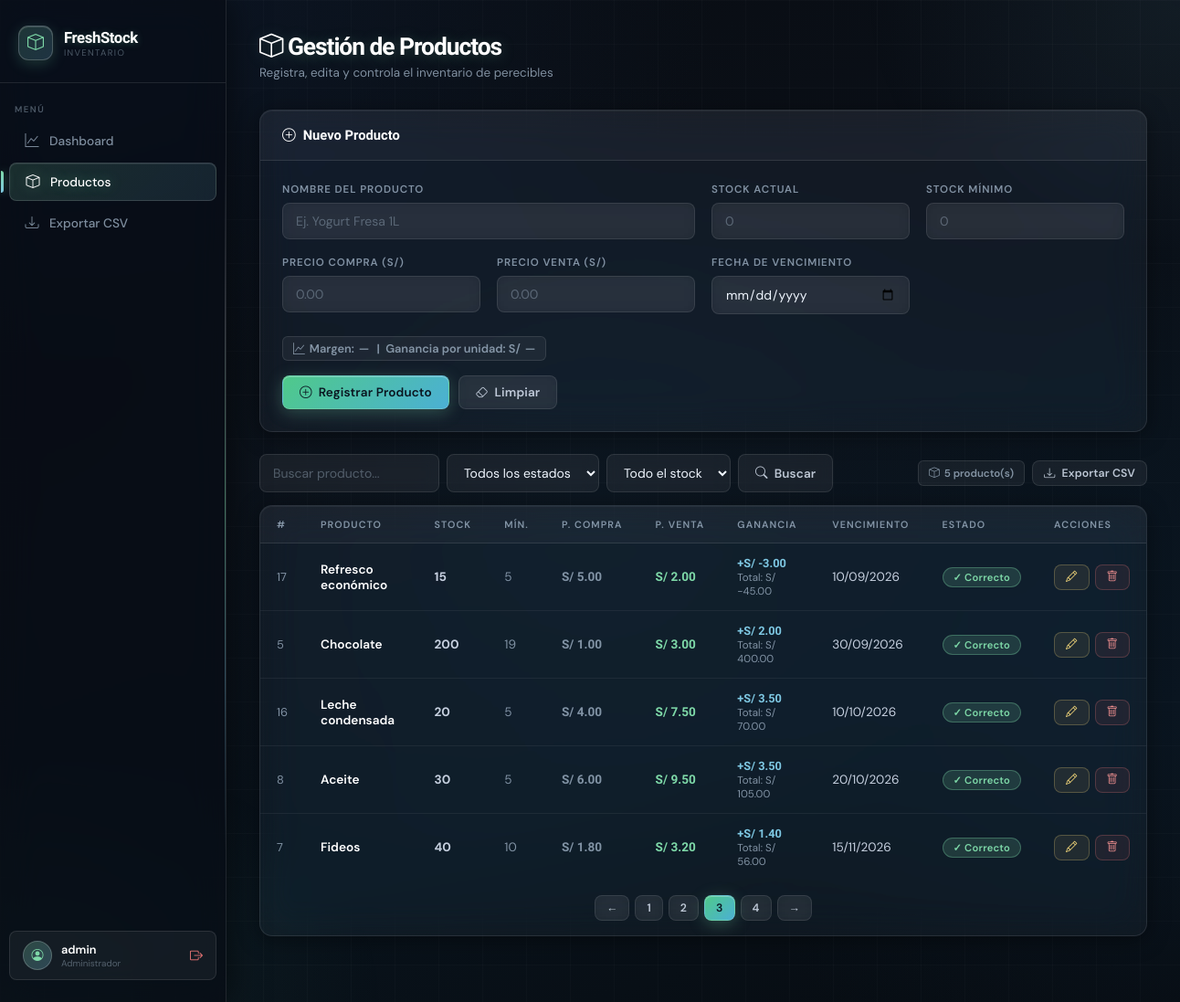
Page /freshStock/productos.php?page=3 (signed in) on the committed database.
### tables this page shows
CREATE TABLE `productos` (
  `id` int(11) NOT NULL,
  `nombre` varchar(100) NOT NULL,
  `stock` int(11) NOT NULL,
  `stock_min` int(11) NOT NULL DEFAULT 5,
  `precio_compra` decimal(10,2) NOT NULL,
  `precio_venta` decimal(10,2) NOT NULL,
  `fecha_vencimiento` date NOT NULL
);

### freshStock/productos.php (the view, shortened to what this page needs)
<?php
require 'conexion.php';
$editData  = null;
$filtro = trim($_GET['q'] ?? '');
$estadoFiltro = trim($_GET['estado'] ?? '');
$stockFiltro = trim($_GET['stock_filtro'] ?? '');
$stmt = $pdo->query("SELECT * FROM productos ORDER BY fecha_vencimiento ASC");
$productos = $stmt->fetchAll();
$productos = array_values($productos);
$porPagina = 5;
$totalProductos = count($productos);
$totalPaginas = ceil($totalProductos / $porPagina);
$paginaActual = isset($_GET['page']) ? (int)$_GET['page'] : 1;
$inicio = ($paginaActual - 1) * $porPagina;
$productos = array_slice($productos, $inicio, $porPagina);
?>
<!DOCTYPE html>
<html lang="es">
<head>
<link rel="stylesheet" href="css/style.css">
</head>
<body>
<aside class="sidebar">
  <div class="sidebar-brand">
    <div class="brand-icon"><i class="bi bi-box"></i></div>
    <div>
      <div class="brand-name">FreshStock</div>
      <div class="brand-sub">Inventario</div>
    </div>
  </div>
  <span class="nav-section">Menú</span>
  <a href="index.php"     class="nav-link"><span class="icon"><i class="bi bi-graph-up"></i></span> Dashboard</a>
  <a href="productos.php" class="nav-link active"><span class="icon"><i class="bi bi-box"></i></span> Productos</a>
  <a href="exportar.php"  class="nav-link"><span class="icon"><i class="bi bi-download"></i></span> Exportar CSV</a>
  <div class="sidebar-footer">
    <div class="user-pill">
      <div class="user-avatar"><i class="bi bi-person-circle"></i></div>
      <div class="user-info">
        <div class="user-name"><?= htmlspecialchars($_SESSION['usuario'], ENT_QUOTES, 'UTF-8') ?></div>
        <div class="user-role" style="cursor:pointer;transition:.2s" title="Clic para configurar contraseña" onclick="window.location.href='setup_password.php'">Administrador</div>
      </div>
      <a href="logout.php" class="logout-btn" title="Cerrar sesión"><i class="bi bi-box-arrow-right"></i></a>
    </div>
  </div>
</aside>
<main class="main">
  <div class="page-header">
    <h1 class="page-title"><i class="bi bi-box"></i> Gestión de Productos</h1>
    <p class="page-subtitle">Registra, edita y controla el inventario de perecibles</p>
  </div>
  <div class="section-card" style="margin-bottom:24px">
    <div class="section-head">
      <span class="section-title">
        <?= $editData ? '<i class="bi bi-pencil"></i> Editar Producto' : '<i class="bi bi-plus-circle"></i> Nuevo Producto' ?>
      </span>
    </div>
    <form method="POST" action="productos.php">
      <div class="form-grid">
        <div class="form-group" style="grid-column: span 2">
          <label for="nombre">Nombre del Producto</label>
          <input type="text" id="nombre" name="nombre" placeholder="Ej. Yogurt Fresa 1L"
                 value="<?= htmlspecialchars($editData['nombre'] ?? '', ENT_QUOTES, 'UTF-8') ?>" required maxlength="100">
        </div>
        <div class="form-group">
          <label for="stock">Stock Actual</label>
          <input type="number" id="stock" name="stock" min="0" placeholder="0"
                 value="<?= htmlspecialchars($editData['stock'] ?? '', ENT_QUOTES, 'UTF-8') ?>" required>
        </div>
        <div class="form-group">
          <label for="stock_min">Stock Mínimo</label>
          <input type="number" id="stock_min" name="stock_min" min="0" placeholder="0"
                 value="<?= htmlspecialchars($editData['stock_min'] ?? '', ENT_QUOTES, 'UTF-8') ?>" required>
        </div>
        <div class="form-group">
          <label for="precio_compra">Precio Compra (S/)</label>
          <input type="number" id="precio_compra" name="precio_compra" step="0.01" min="0.01" placeholder="0.00"
                 value="<?= htmlspecialchars($editData['precio_compra'] ?? '') ?>" required>
        </div>
        <div class="form-group">
          <label for="precio_venta">Precio Venta (S/)</label>
          <input type="number" id="precio_venta" name="precio_venta" step="0.01" min="0.01" placeholder="0.00"
                 value="<?= htmlspecialchars($editData['precio_venta'] ?? '') ?>" required>
        </div>
        <div class="form-group">
          <label for="fecha_vencimiento">Fecha de Vencimiento</label>
          <input type="date" id="fecha_vencimiento" name="fecha_vencimiento"
                 value="<?= htmlspecialchars($editData['fecha_vencimiento'] ?? '') ?>" required>
        </div>
      </div>
      <div style="padding: 0 24px 16px">
        <div class="stat-chip" id="ganancia-preview" style="font-size:.8rem">
          <i class="bi bi-graph-up"></i> Margen: <span id="margen-val">—</span> &nbsp;|&nbsp; Ganancia por unidad: S/ <span id="gain-unit">—</span>
        </div>
      </div>
      <div class="form-actions">
        <button type="submit" class="btn btn-primary">
          <?= $editData ? '<i class="bi bi-download"></i> Actualizar Producto' : '<i class="bi bi-plus-circle"></i> Registrar Producto' ?>
        </button>
        <?php if (!$editData): ?>
        <button type="reset" class="btn btn-ghost"><i class="bi bi-eraser"></i> Limpiar</button>
        <?php endif; ?>
      </div>
    </form>
  </div>
  <div style="display:flex;align-items:center;justify-content:space-between;margin-bottom:14px;gap:12px">
    <form method="GET" action="productos.php" style="display:flex;gap:8px;flex:1;max-width:620px">
      <input
        type="text"
        name="q"
        placeholder="Buscar producto..."
        value="<?= htmlspecialchars($filtro) ?>"
        style="flex:1"
      >
      <select name="estado" style="max-width:180px;min-height:42px" onchange="this.form.submit()">
        <option value="">Todos los estados</option>
      </select>
      <select name="stock_filtro" style="max-width:180px;min-height:42px" onchange="this.form.submit()">
        <option value="">Todo el stock</option>
      </select>
      <button type="submit" class="btn btn-ghost">
        <i class="bi bi-search"></i> Buscar
      </button>
    </form>
    <div class="stats-row">
      <span class="stat-chip"><i class="bi bi-box"></i> <?= count($productos) ?> producto(s)</span>
      <a href="exportar.php" class="btn btn-ghost btn-sm"><i class="bi bi-download"></i> Exportar CSV</a>
    </div>
  </div>
  <div class="section-card">
    <div class="tbl-wrap">
      <?php if (empty($productos)): ?>
        <div class="empty-state">
          <div class="empty-icon"><i class="bi bi-box" style="font-size: 2.5rem;"></i></div>
          <div class="empty-text">
            No hay productos registrados
            <?= $filtro ? ' para "' . htmlspecialchars($filtro) . '"' : '' ?>
            <?= $estadoFiltro ? ' con el estado seleccionado' : '' ?>
            <?= $stockFiltro ? ' con el filtro de stock seleccionado' : '' ?>.
          </div>
        </div>
      <?php else: ?>
      <table>
        <thead>
          <tr>
            <th>#</th>
            <th>Producto</th>
            <th>Stock</th>
            <th>Mín.</th>
            <th>P. Compra</th>
            <th>P. Venta</th>
            <th>Ganancia</th>
            <th>Vencimiento</th>
            <th>Estado</th>
            <th>Acciones</th>
          </tr>
        </thead>
        <tbody>
          <?php foreach ($productos as $p):
            $estado    = estadoProducto($p['stock'], $p['stock_min'], $p['fecha_vencimiento']);
            $ganUnit   = $p['precio_venta'] - $p['precio_compra'];
            $ganTotal  = $ganUnit * $p['stock'];
          ?>
          <tr>
            <td style="color:var(--txt-muted);font-size:.8rem"><?= $p['id'] ?></td>
            <td class="product-name"><?= htmlspecialchars($p['nombre'], ENT_QUOTES, 'UTF-8') ?></td>
            <td>
              <strong><?= $p['stock'] ?></strong>
            </td>
            <td style="color:var(--txt-muted)"><?= $p['stock_min'] ?></td>
            <td><span class="price price-buy">S/ <?= number_format($p['precio_compra'], 2) ?></span></td>
            <td><span class="price price-sell">S/ <?= number_format($p['precio_venta'], 2) ?></span></td>
            <td>
              <span class="price price-gain">+S/ <?= number_format($ganUnit, 2) ?></span>
              <div style="font-size:.72rem;color:var(--txt-muted)">Total: S/ <?= number_format($ganTotal, 2) ?></div>
            </td>
            <td>
              <?= fmtFecha($p['fecha_vencimiento']) ?>
            </td>
            <td><?= badgeEstado($estado) ?></td>
            <td>
              <div style="display:flex;gap:6px">
                <a href="productos.php?editar=<?= $p['id'] ?>" class="btn btn-warn-ghost btn-sm" title="Editar"><i class="bi bi-pencil"></i></a>
                <a href="productos.php?eliminar=<?= $p['id'] ?>"
                   class="btn btn-danger-ghost btn-sm"
                   title="Eliminar"
                   onclick="return confirm('¿Eliminar «<?= htmlspecialchars(addslashes($p['nombre'])) ?>»? Esta acción no se puede deshacer.')">
                  <i class="bi bi-trash"></i>
                </a>
              </div>
            </td>
          </tr>
          <?php endforeach; ?>
        </tbody>
      </table>
      <?php endif; ?>
    </div>
<?php if ($totalPaginas > 1): ?>
<div style="display:flex;justify-content:center;gap:6px;padding:16px">
  <?php if ($paginaActual > 1): ?>
    <a class="btn btn-ghost btn-sm" href="?<?= http_build_query(array_merge($_GET, ['page' => $paginaActual - 1])) ?>">
      ←
    </a>
  <?php endif; ?>
  <?php for ($i = 1; $i <= $totalPaginas; $i++): ?>
    <a class="btn btn-sm <?= $i == $paginaActual ? 'btn-primary' : 'btn-ghost' ?>"
       href="?<?= http_build_query(array_merge($_GET, ['page' => $i])) ?>">
       <?= $i ?>
    </a>
  <?php endfor; ?>
  <?php if ($paginaActual < $totalPaginas): ?>
    <a class="btn btn-ghost btn-sm" href="?<?= http_build_query(array_merge($_GET, ['page' => $paginaActual + 1])) ?>">
      →
    </a>
  <?php endif; ?>
</div>
<?php endif; ?>
</div>
</main>
</body>
</html>

### freshStock/helpers.php (shortened to what this page needs)
<?php
function estadoProducto(int $stock, int $stock_min, string $fecha_vencimiento): string {
    $hoy = date('Y-m-d');
    $fecha_venc = $fecha_vencimiento;
    $fecha_limite = date('Y-m-d', strtotime('+30 days'));
    return 'ok';
}
function fmtFecha(string $fecha): string {
    try {
        $date = DateTime::createFromFormat('Y-m-d', $fecha);
        return $date->format('d/m/Y');
    } catch (Exception $e) {
        return $fecha;
    }
}
function badgeEstado(string $estado): string {
    $colores = [
        'vencido'     => ['class' => 'badge-danger',    'icono' => '⚠️', 'texto' => 'Vencido'],
        'por_vencer'  => ['class' => 'badge-warn',      'icono' => '⏰', 'texto' => 'Por vencer'],
        'bajo_stock'  => ['class' => 'badge-low',       'icono' => '↓',  'texto' => 'Stock bajo'],
        'ok'          => ['class' => 'badge-ok',        'icono' => '✓',  'texto' => 'Correcto'],
    ];
    $config = $colores[$estado] ?? $colores['ok'];
    return sprintf(
        '<span class="badge %s">%s %s</span>',
        htmlspecialchars($config['class'], ENT_QUOTES, 'UTF-8'),
        htmlspecialchars($config['icono'], ENT_QUOTES, 'UTF-8'),
        htmlspecialchars($config['texto'], ENT_QUOTES, 'UTF-8')
    );
}

### rows in the picture
productos: id "17", nombre "Refresco económico", stock "15", stock_min "5", precio_compra "5.00", precio_venta "2.00", ganUnit "-3.00", ganTotal "-45.00", fecha_vencimiento "10/09/2026"
productos: id "5", nombre "Chocolate", stock "200", stock_min "19", precio_compra "1.00", precio_venta "3.00", ganUnit "2.00", ganTotal "400.00", fecha_vencimiento "30/09/2026"
productos: id "16", nombre "Leche condensada", stock "20", stock_min "5", precio_compra "4.00", precio_venta "7.50", ganUnit "3.50", ganTotal "70.00", fecha_vencimiento "10/10/2026"
productos: id "8", nombre "Aceite", stock "30", stock_min "5", precio_compra "6.00", precio_venta "9.50", ganUnit "3.50", ganTotal "105.00", fecha_vencimiento "20/10/2026"
productos: id "7", nombre "Fideos", stock "40", stock_min "10", precio_compra "1.80", precio_venta "3.20", ganUnit "1.40", ganTotal "56.00", fecha_vencimiento "15/11/2026"

### other values in the picture
$_SESSION['usuario'] "admin"
count($productos) "5"
